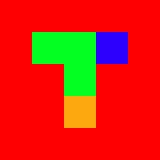

A 2D game scene composited from a Tiled map and its tileset images. What follows is a short description and the map's XML, with every tile layer's data as written:
An orthogonal 5x5 tile map with 32x32 px tiles, 1 tile layer (Tile Layer 1).

<map version="1.0" orientation="orthogonal" width="5" height="5" tilewidth="32" tileheight="32">
 <tileset firstgid="1" name="map" tilewidth="32" tileheight="32">
  <image source="map.png" width="128" height="32" />
 </tileset>
 <layer name="Tile Layer 1" width="5" height="5">
  <data encoding="csv">
2,2,2,2,2,
2,1,1,4,2,
2,2,1,2,2,
2,2,3,2,2,
2,2,2,2,2
</data>
 </layer>
</map>
